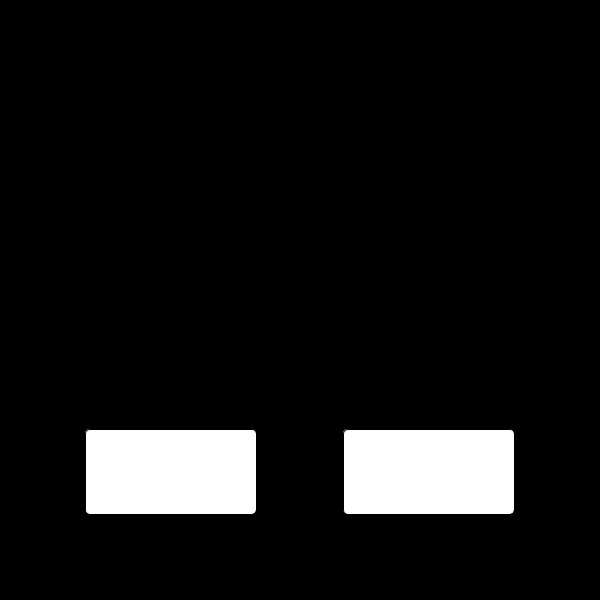
Frame 1 (no input)
Frame 60 (the mouse pressed at the canvas centre just before this capture): identical to frame 1, image omitted
Frame 120 (the mouse held since frame 60 and released just before this capture): identical to frame 1, image omitted

The Processing sketch that drew this single still picture (run headless with seeded random() and noise(); from frame 60 on, the mouse is pressed at the canvas centre):

// Processing sketch: do_this_not_that
// ── do_this_not_that.pde
//Global Variables
float btn1X, btn1Y, btn2X, btn2Y, btnWidth, btnHeight, borderRadius;
color black;
//
void setup() {
  
  //Display MAthhhh
  size(600,600);
  int appWidth = width;
  int appHeight = height;
  
  if (width > displayWidth || height > displayHeight) { //Canvase is too big
      appWidth = displayHeight;
      appHeight = displayHeight; 
      println("Canvas too big, please resize.");
  } else {
    println("Canvas size approved!");
  } //END
  
  //Dispay Orientation
  
  String ls="landscape / square", p="portrait", DO="Display Orientation", instruct="Please Turn your phone";
  String orientation = ( appWidth>=appHeight) ? ls : p; // Terinary Operater, repeast if-Else to pop variabel
  println(DO, "---->", orientation);
  if (orientation == ls) {
    println("Canvas size approved!");
  } else {
    appWidth *= 0;
    appHeight *=0;
    print(instruct);
  }
  
  //Population --> appHeight/appWidth
  
  
  
  //Population
  float row3 = height - height*2/7;
  
  btn1X = width/7;
  btn2X = width - width*3/7;
  btn1Y = row3; 
  btnWidth = width*2/7;
  btnHeight = height/7;
  borderRadius = 5;
  black = #000000;
  

  
} //End setup()
//
void draw() {
  background(black);
  //Rectangle Setup
  rect(btn1X,btn1Y, btnWidth, btnHeight, borderRadius);
  rect(btn2X,btn1Y, btnWidth, btnHeight, borderRadius);
  
  //rect();// Func of btn1
  //ellipse(); //func of btn2
} //End draw()
//
void keyPressed() {} //End keyPressed()
//
void mousePressed() {} //End mousePressed()
//
//End MAIN 
